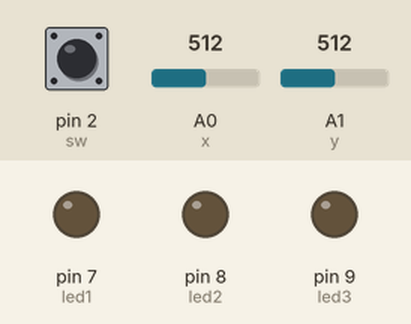
Recording of a sketch running on a simulated Arduino Uno, built with avr-gcc and run on an emulated ATmega328P. Parts: output pins drawn as LEDs (lit = HIGH). The test bench sets the inputs (shaded band); at power-on: A0 (x) = 512, A1 (y) = 512, pin 2 (sw) HIGH.

Above: at 1.2 s.
1.3 s: A0 (x) set to 583
2.8 s: A0 (x) set to 611
At 3.9 s:
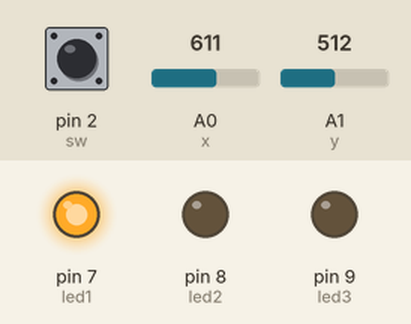
4.3 s: A1 (y) set to 591
5.8 s: A1 (y) set to 616
At 6.2 s:
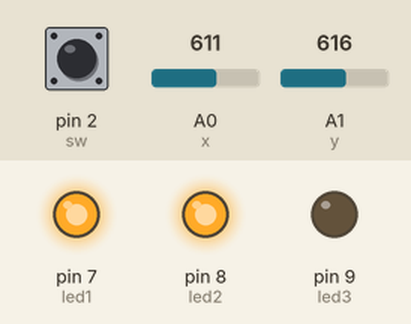
7.3 s: A0 (x) set to 590
At 8.5 s:
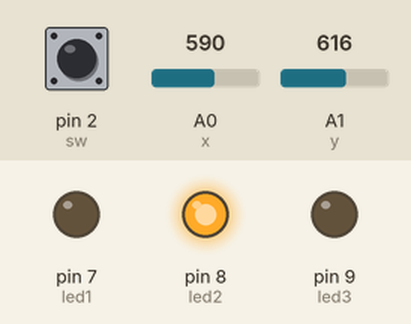
8.8 s: A0 (x) set to 610
At 9.7 s:
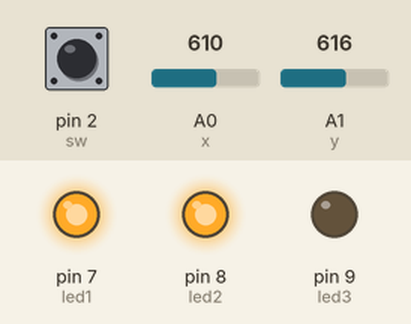
Timing chart, 0 to 11.3 s (numbered marks = the images above; inputs shaded):
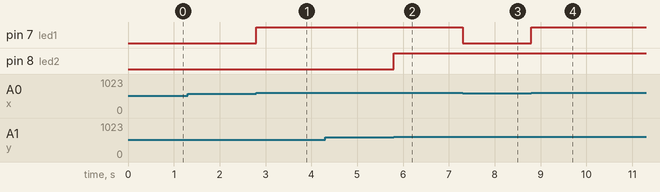

The sketch:

Joystick_with_3_leds.ino
```cpp
int led1 = 7;
int led2 = 8;
int led3 = 9;
int x = A0;
int y = A1;
int x_pos;
int y_pos;
int sw = 2;
void setup() {
pinMode(led1, OUTPUT);
pinMode(led2, OUTPUT);
pinMode(led3, OUTPUT);
pinMode(x, INPUT);
pinMode(y, INPUT);
pinMode(sw,INPUT_PULLUP);}

void loop() {
x_pos = analogRead (x);
y_pos = analogRead (y);

if (x_pos < 400){
digitalWrite(led1, HIGH);}

if(x_pos > 400 && x_pos < 600){
digitalWrite(led1, LOW);}

else if (x_pos > 600){
digitalWrite(led1, HIGH);}

if (y_pos < 400){
digitalWrite(led2, HIGH);}

if(y_pos > 400 && y_pos < 600){
digitalWrite(led2, LOW);}

else if (y_pos > 600){
digitalWrite(led2, HIGH);}

if (digitalRead(sw)==HIGH){
digitalWrite(led3, LOW);}

}
```

Measured:
- the behaviour switches between 600 and 601 on A0 (x) (found by bisection; images 0 and 1)
- the behaviour switches between 600 and 601 on A1 (y) (found by bisection; images 1 and 2)
- after the input at 1.3 s, every drawn part: stays the same
- after the input at 2.8 s, pin 7 (led1): LOW → HIGH at once
- after the input at 4.3 s, every drawn part: stays the same
- after the input at 5.8 s, pin 8 (led2): LOW → HIGH at once
- after the input at 7.3 s, pin 7 (led1): HIGH → LOW at once
- after the input at 8.8 s, pin 7 (led1): LOW → HIGH at once
